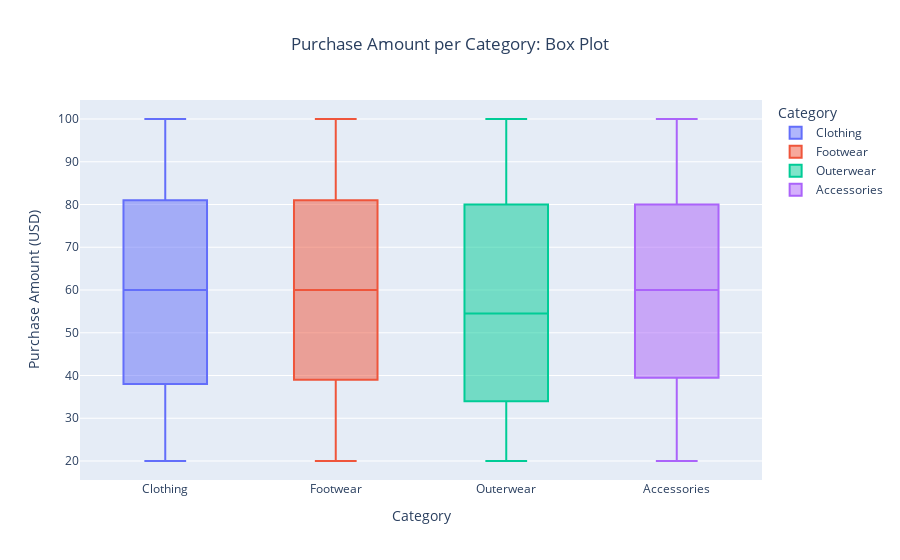

The code cell stored with this chart in its notebook:
### Markdown cell above
Purchase Amount by Category

### Code cell
fig_box = px.box(
    df,
    x='Category',                 
    y='Purchase Amount (USD)',    
    title='Purchase Amount per Category: Box Plot',
    labels={'Category': 'Category', 'Purchase Amount (USD)': 'Purchase Amount (USD)'},
    color='Category'               
)
fig_box.update_layout(
    xaxis_title="Category",
    yaxis_title="Purchase Amount (USD)",
    title_x=0.5, 
    template='plotly'
)
fig_box.show()

### Figure 1 — Plotly figure (JSON) as saved in the notebook; plotly's stock layout.template omitted (floating-point values rounded to 4 significant figures; data arrays with more than 128 entries replaced by an {"elided": "..."} marker saying what was removed)
{"data": [{"alignmentgroup": "True", "hovertemplate": "Category=%{x}<br>Purchase Amount (USD)=%{y}<extra></extra>", "legendgroup": "Clothing", "marker": {"color": "#636efa"}, "name": "Clothing", "notched": false, "offsetgroup": "Clothing", "orientation": "v", "showlegend": true, "type": "box", "x": {"elided": "1737 str values"}, "x0": " ", "xaxis": "x", "y": {"elided": "1737 int values"}, "y0": " ", "yaxis": "y"}, {"alignmentgroup": "True", "hovertemplate": "Category=%{x}<br>Purchase Amount (USD)=%{y}<extra></extra>", "legendgroup": "Footwear", "marker": {"color": "#EF553B"}, "name": "Footwear", "notched": false, "offsetgroup": "Footwear", "orientation": "v", "showlegend": true, "type": "box", "x": {"elided": "599 str values"}, "x0": " ", "xaxis": "x", "y": {"elided": "599 int values"}, "y0": " ", "yaxis": "y"}, {"alignmentgroup": "True", "hovertemplate": "Category=%{x}<br>Purchase Amount (USD)=%{y}<extra></extra>", "legendgroup": "Outerwear", "marker": {"color": "#00cc96"}, "name": "Outerwear", "notched": false, "offsetgroup": "Outerwear", "orientation": "v", "showlegend": true, "type": "box", "x": {"elided": "324 str values"}, "x0": " ", "xaxis": "x", "y": {"elided": "324 int values"}, "y0": " ", "yaxis": "y"}, {"alignmentgroup": "True", "hovertemplate": "Category=%{x}<br>Purchase Amount (USD)=%{y}<extra></extra>", "legendgroup": "Accessories", "marker": {"color": "#ab63fa"}, "name": "Accessories", "notched": false, "offsetgroup": "Accessories", "orientation": "v", "showlegend": true, "type": "box", "x": {"elided": "1240 str values"}, "x0": " ", "xaxis": "x", "y": {"elided": "1240 int values"}, "y0": " ", "yaxis": "y"}], "layout": {"autosize": true, "boxmode": "overlay", "legend": {"title": {"text": "Category"}, "tracegroupgap": 0}, "title": {"text": "Purchase Amount per Category: Box Plot", "x": 0.5}, "xaxis": {"anchor": "y", "autorange": true, "categoryarray": ["Clothing", "Footwear", "Outerwear", "Accessories"], "categoryorder": "array", "domain": [0, 1], "range": [-0.5, 3.5], "title": {"text": "Category"}, "type": "category"}, "yaxis": {"anchor": "x", "autorange": true, "domain": [0, 1], "range": [15.56, 104.4], "title": {"text": "Purchase Amount (USD)"}, "type": "linear"}}}
